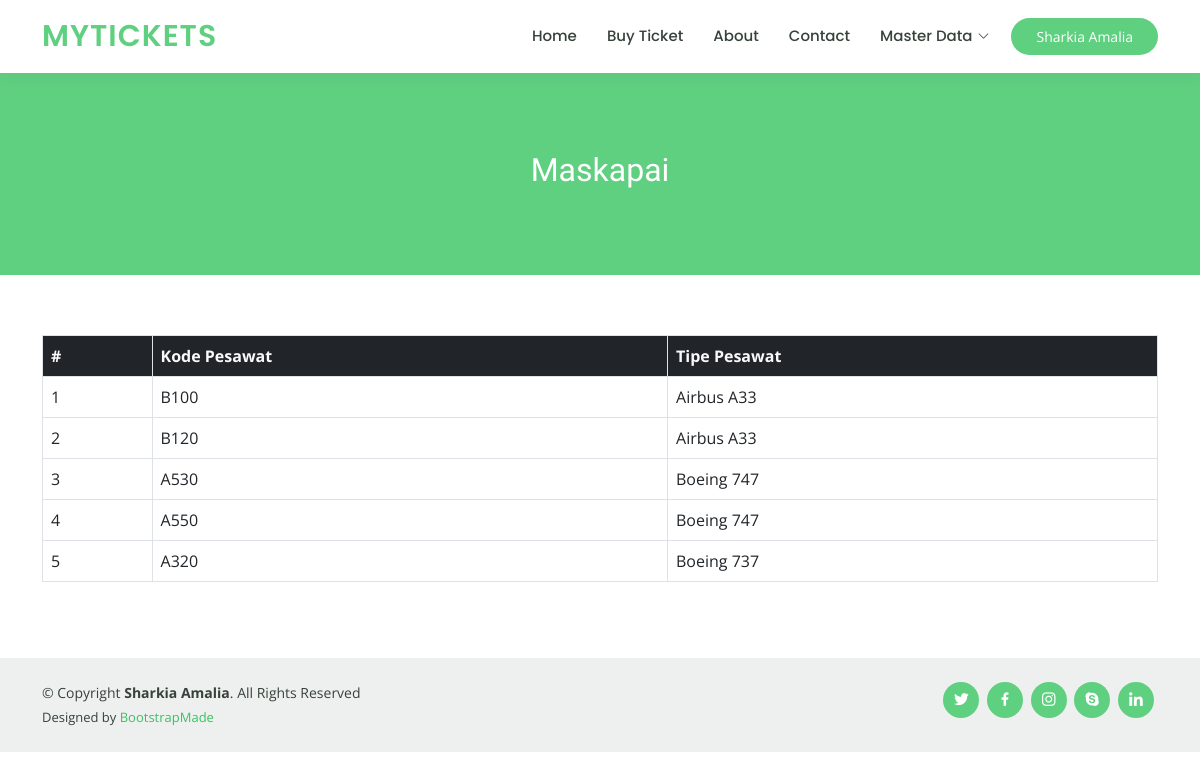
The page /index.php?page=maskapai (signed in) on the database its author committed.
### tables this page shows
CREATE TABLE `planes` (
  `id` int(11) NOT NULL,
  `code` varchar(50) NOT NULL,
  `type` varchar(50) NOT NULL
);

### models/Maskapai_M.php (called while the page is built, shortened)
<?php
class Maskapai{
    private $koneksi;
    public function __construct()
    {
        global $dbh;
        $this->koneksi = $dbh;
    }
    public function dataMaskapai()
    {
        $sql = "SELECT * FROM planes ORDER BY id DESC";
        $ps = $this->koneksi->prepare($sql);
        $ps->execute();
        $rs = $ps->fetchAll();
        return $rs;
    }
}

### maskapai.php (the view)
<?php
$model = new Maskapai();
$data_maskapai = $model->dataMaskapai();
?>
<div class="breadcrumbs" data-aos="fade-in">
    <div class="container py-5">
        <h2>Maskapai</h2>
    </div>
</div>
<section id="planes" class="planes">
    <div class="container" data-aos="fade-up">
    <table class="table table-bordered table-hover" id="myTable">
      <thead class="bg-dark text-light">
          <tr>
              <th>#</th>
              <th>Kode Pesawat</th>
              <th>Tipe Pesawat</th>
          </tr>
      </thead>
      <tbody>
          <?php
          $no = 1;
          foreach ($data_maskapai as $row) {
          ?>
          <tr>
              <td><?= $no++ ?></td>
              <td><?= $row['code'] ?></td>
              <td><?= $row['type'] ?></td>
          </tr>
          <?php } ?>
      </tbody>
    </table>
    </div>
</section>

### assets/css/style.css (style rules this page uses)
body { font-family: "Open Sans", sans-serif; color: #444444; }
h1, h2, h3, h4, h5, h6 { font-family: "Raleway", sans-serif; }
section { padding: 60px 0; overflow: hidden; }
.breadcrumbs { margin-top: 73px; text-align: center; background: #5fcf80; padding: 30px 0; color: #fff; }
.breadcrumbs h2 { font-size: 32px; font-weight: 500; }

### rows shown on the page
planes: code "B100", type "Airbus A33"
planes: code "B120", type "Airbus A33"
planes: code "A530", type "Boeing 747"
planes: code "A550", type "Boeing 747"
planes: code "A320", type "Boeing 737"

### other values the page prints
$sesi['fullname'] "Sharkia Amalia"
